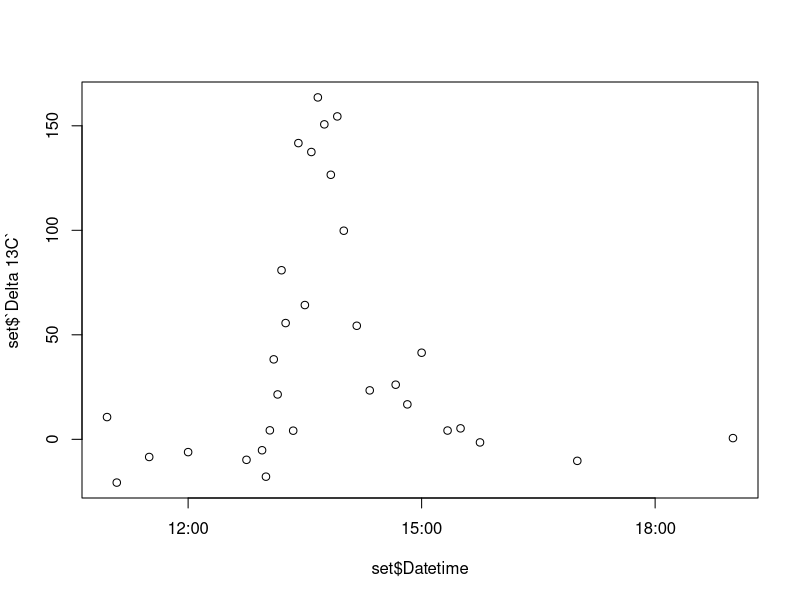
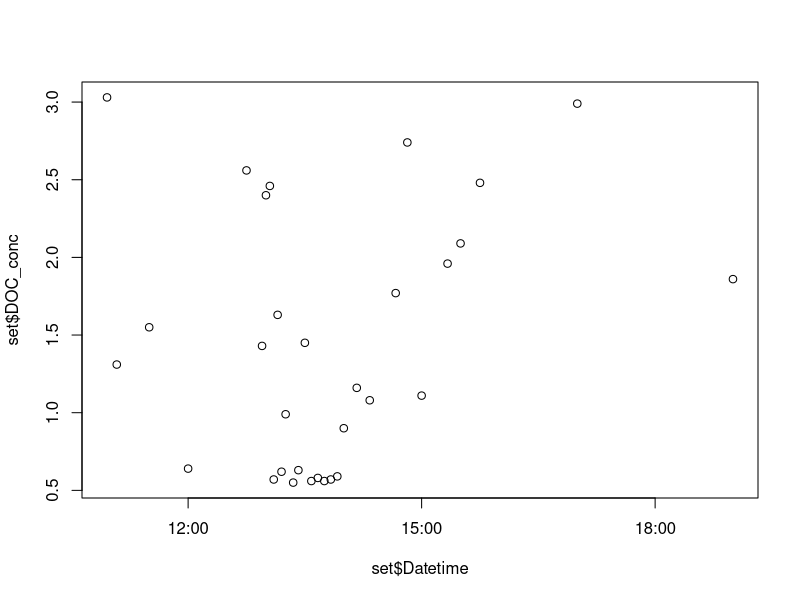
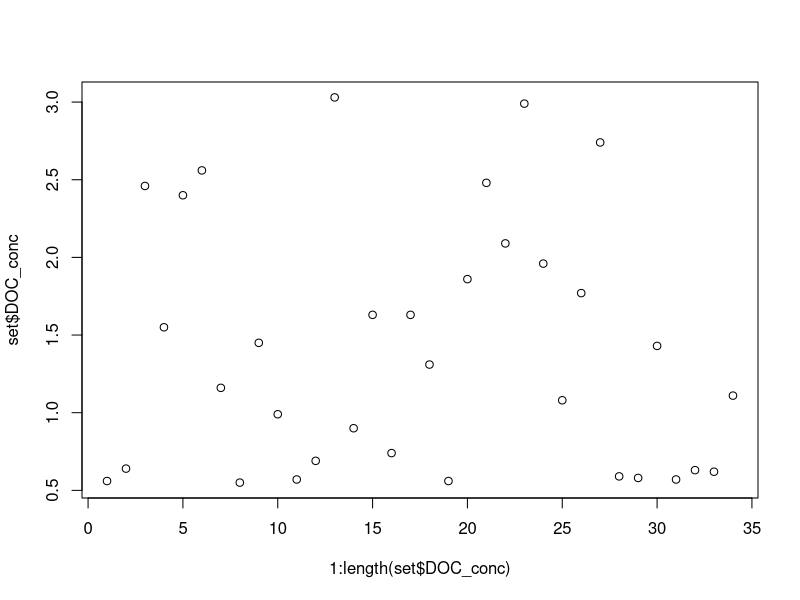
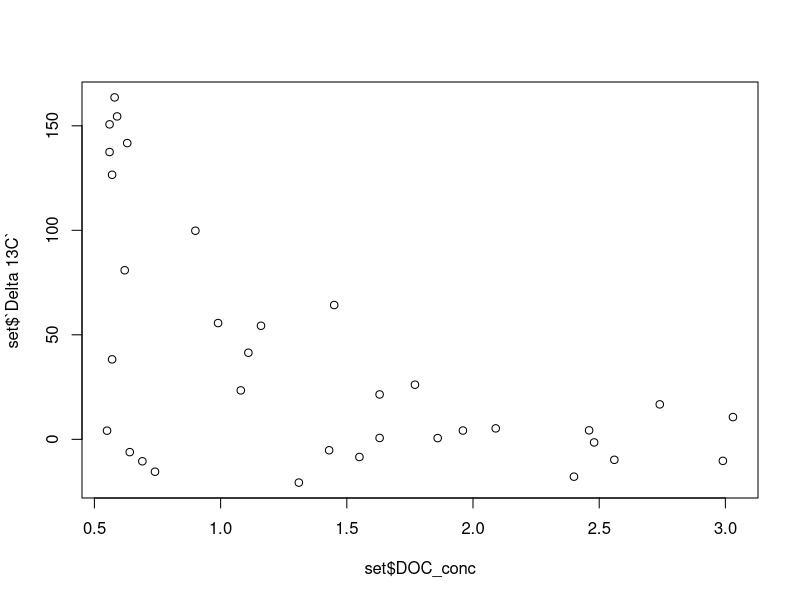

Write the R code that produced these figures, in order. (Note: this script raises an error after producing the figures.)
library(tidyverse)
library(lubridate)

setwd("/Users/phill/Dropbox/Isotopes/sugarIsotopes/201130")

dat <- read_csv("13CAdditionData_SideChannelGlucose_20190812_analyzed.csv")
picarro <- read_csv("CFIDS2157_IsotopicData_20201130_193011.csv")
aurora <- read_csv("Hall_201130.csv")
doc <- read_csv("doc.csv")

inds <- c() #indices of samples in original data file

for(SampleID in doc$SampleID){
  inds <- c(inds, match(SampleID, dat$DOC.ID))
}
inds <- na.omit(inds)

set<-dat[inds,] #Pick out rows of the samples we ran from the original data file

#Attach DOC values from the DOC file
for (i in 1:length(set$DOC.ID)){
  set$DOC_conc[i] <- doc$DOC[match(set$DOC.ID[i], doc$SampleID)]
}


auroraSampleNumbers <- c() #Corresponding "Spl#" in the Aurora output of the samples in the current dat file

for(SampleID in set$DOC.ID){
  auroraSampleNumbers <- c(auroraSampleNumbers, aurora$`Spl#`[match(SampleID, aurora$`Sample ID`)])
}

samplePicarroIndices <- c() #Indices of the samples we ran in the Picarro output
for (n in auroraSampleNumbers) {
  samplePicarroIndices <-
    c(samplePicarroIndices, match(n, picarro$`Sample Id`))
}

#Make list of Delta values of the samples from the Picarro output
deltas <- c()
for (i in samplePicarroIndices) {
  deltas <- c(deltas, picarro$`Delta 13C`[i])
}

set$`Delta 13C` <- deltas #Attach delta values
set$Datetime <-
  mdy_hms(paste(as.character(set$SampleDate), as.character(set$SampleTime))) #Attach datetime for plots

plot(set$Datetime, set$`Delta 13C`)
plot(set$Datetime, set$DOC_conc)
plot(1:length(set$DOC_conc), set$DOC_conc)
plot(set$DOC_conc, set$`Delta 13C`)

#Write DOC and Deltas back to original file
for(i in 1:length(set$DOC.ID)){
  dat$DOC_conc[match(set$DOC.ID[i],dat$DOC.ID)] <- set$DOC_conc[i]
  dat$`Delta 13C`[match(set$DOC.ID[i],dat$DOC.ID)] <- set$`Delta 13C`[i]
}

write.csv(dat, file="13CAdditionData_SideChannelGlucose_20190812_analyzed.csv")

